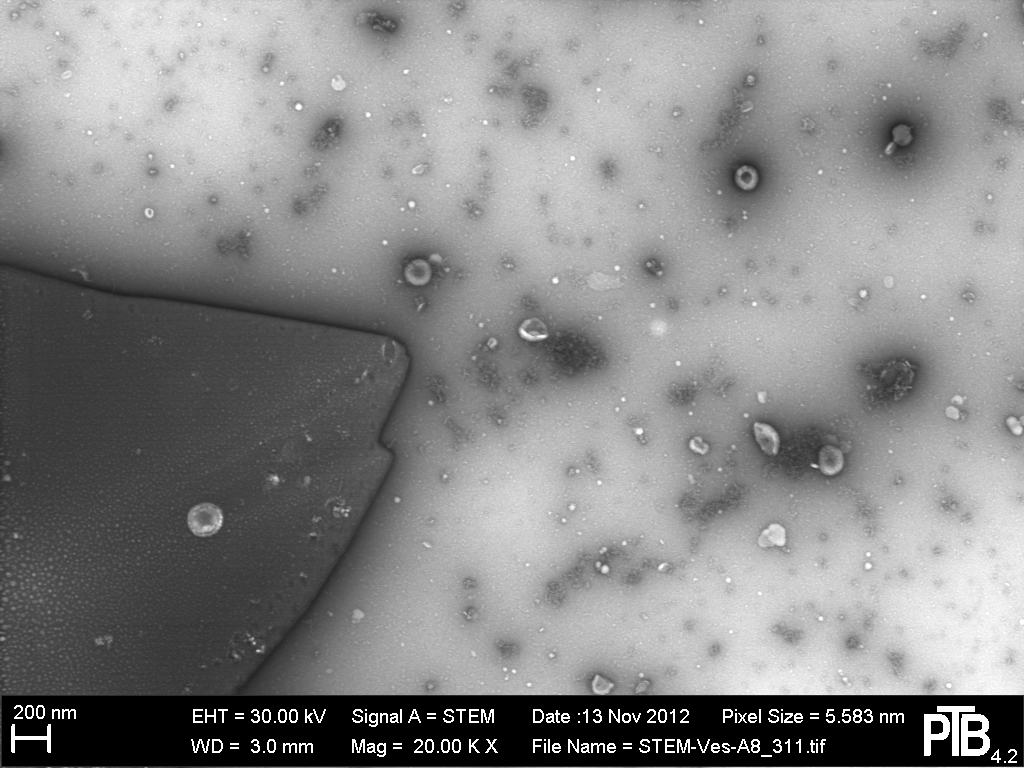
#> input picture example_tsem_image.tiff, 1024 x 768 px
$ python -i vesclas0.py   (imports and definitions only)   (Python 2 division)   (older library calls are emulated)
#> lines starting #> are read from the running program, lines starting #| are printed output that depends on the picture; after the words box and inside, x2 and y2 are one past the last pixel; in counts of white or black regions, pixels touching at a corner belong together
#> further down, picture is the input picture: shape (768, 1024, 3); min 0, max 255, mean 135.8
'''
    VesClas v. 0.01 - detects and measures round donut-shaped microvesicle
    features from TSEM images of extracellular miocrovesicles.
    Copyright (C) 2015  Petr Cizmar

    This program is free software: you can redistribute it and/or modify
    it under the terms of the GNU General Public License as published by
    the Free Software Foundation, either version 3 of the License, or
    (at your option) any later version.

    This program is distributed in the hope that it will be useful,
    but WITHOUT ANY WARRANTY; without even the implied warranty of
    MERCHANTABILITY or FITNESS FOR A PARTICULAR PURPOSE.  See the
    GNU General Public License for more details.

    You should have received a copy of the GNU General Public License
    along with this program.  If not, see <http://www.gnu.org/licenses/>.
'''

import cv2, cv, sys, numpy as np
import math as m
import matplotlib
#matplotlib.use('Qt4Agg')
import matplotlib.pyplot as plt
from scipy.optimize import fmin
import string

## TWEAK THESE PARAMETERS TO SUIT YOUR IMAGES ##
DEBUG = 0

R_MAX=200 #default 100
BLUR=2.5 #2.5
DCT_ZERO_RAD=500 #default 500
MIN_GRADIENT=8 #default 8
MIN_BELOW_MAX=0.9 #default 0.9 (= minumim must be lower than 90% of maximum)
SCANSTEP=7 #default 7
RAY_STEP=0.5 #default 0.5
MAX_CIRCLE_ERROR=0.8
CROP_BOTTOM = 74 # default 74

MASK_MIN_DIFF=40 # default 40
MASK_OVERDRIVE=10

#SCANNING='no'
SCANNING='yes'

debname='image'

#debug functions
#{{{
# [1 line not run here, left out]
# [7 lines left out: function dbank, not called in this run]

dcounter=0
# [205 lines left out: functions dimage, interploated_value, cast_ray, circ_err, fit_circle, find_border and 4 more, not called in this run]
###############################################################}}}
def calculate_mask(img):#{{{
# Threshold
  trsh = np.empty(img.shape, img.dtype)
  cv2.threshold(img, 1.3*img.mean(), 1, cv2.THRESH_BINARY, trsh)

  min_diff = MASK_MIN_DIFF

  mask = np.zeros(img.shape, 'uint8')
  sblx = cv2.Sobel(img, -1, 1, 0)
  print sblx.max()
#| 255
  print sblx.min()
#| 0
  thsblxl = np.empty(sblx.shape, sblx.dtype)
  thsblxr = np.empty(sblx.shape, sblx.dtype)
  cv2.threshold(sblx, min_diff, 1, cv2.THRESH_BINARY, thsblxl)
  cv2.threshold(-sblx, min_diff, 1, cv2.THRESH_BINARY, thsblxr)
  xcandidatess = np.uint8(thsblxl) & np.uint8(trsh)
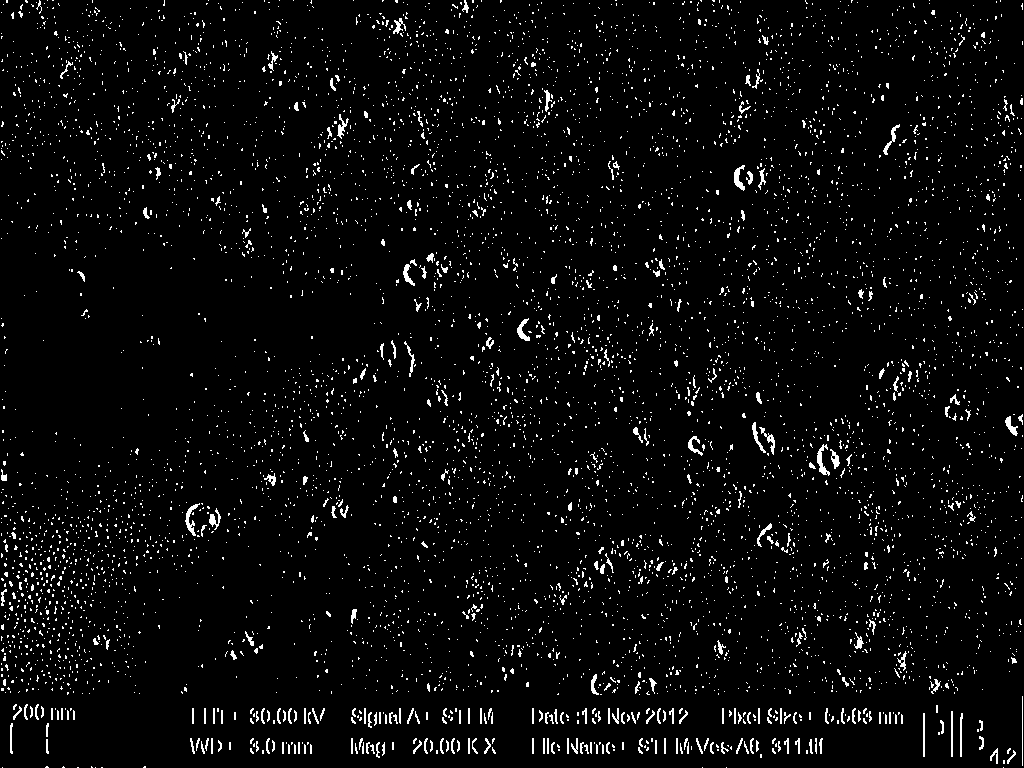
#> thsblxl: shape (768, 1024, 3); values 0 (black) and 1 (white), 3.9% white in thin lines or dots
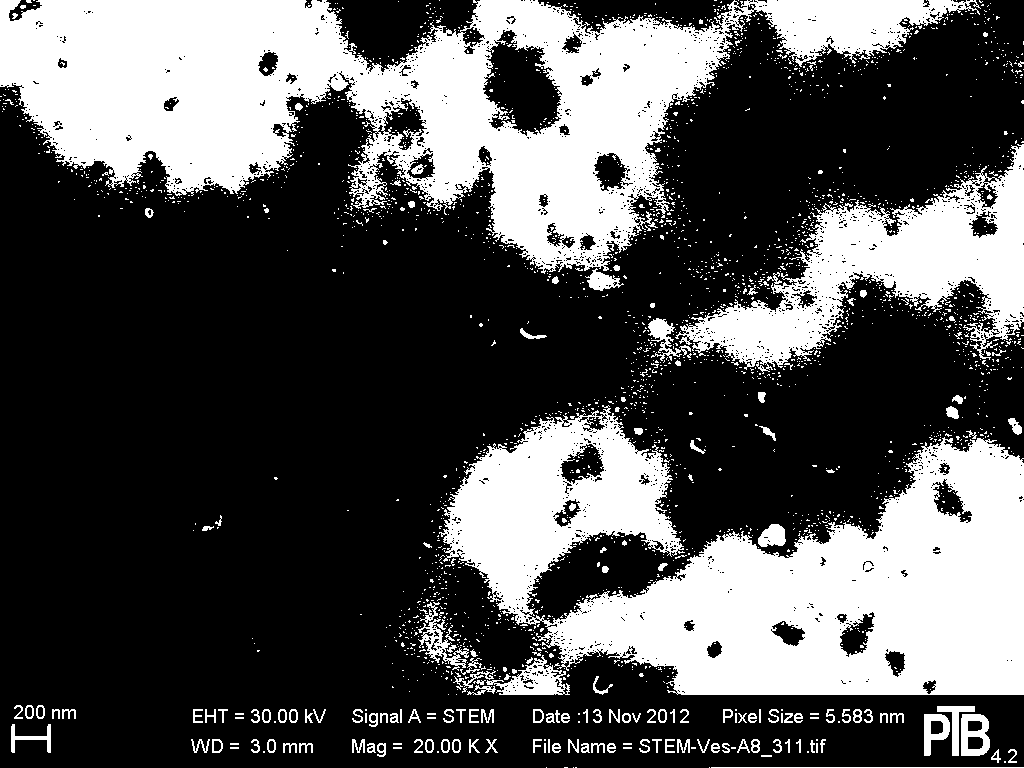
#> trsh: shape (768, 1024, 3); values 0 (black) and 1 (white), 32.7% white; 2563 white regions (2401 under 20 px), largest, box (x1, y1, x2, y2) and area: (0, 0, 981, 274) 112349, (439, 405, 1024, 695) 94645, (675, 144, 1024, 374) 28119
  xcandidatesk = np.uint8(thsblxr) & np.uint8(trsh)
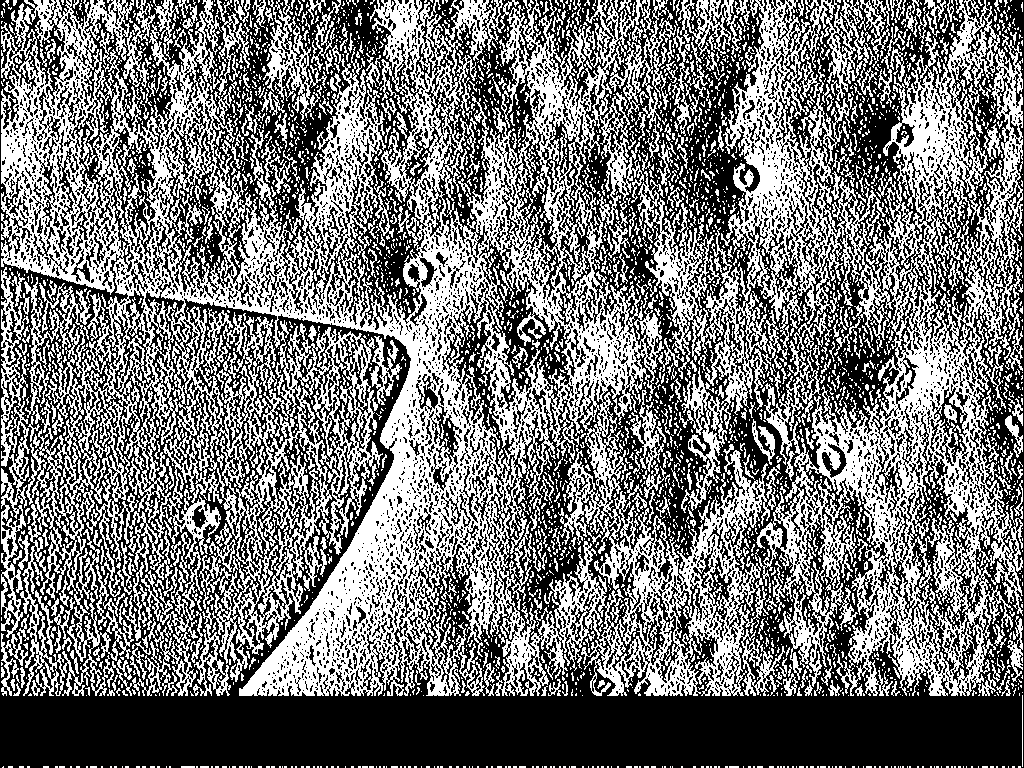
#> thsblxr: shape (768, 1024, 3); values 0 (black) and 1 (white), 46% white in thin lines or dots

  sbly = cv2.Sobel(img, -1, 0, 1)
  thsblyl = np.empty(sbly.shape, sbly.dtype)
  thsblyr = np.empty(sbly.shape, sbly.dtype)
  cv2.threshold(sbly, min_diff, 1, cv2.THRESH_BINARY, thsblyl)
  cv2.threshold(-sbly, min_diff, 1, cv2.THRESH_BINARY, thsblyr)
  ycandidatess = np.uint8(thsblyl) & np.uint8(trsh)
#> ycandidatess: shape (768, 1024, 3); values 0 (black) and 1 (white), 1.6% white in thin lines or dots
#> thsblyl: shape (768, 1024, 3); values 0 (black) and 1 (white), 5.3% white in thin lines or dots
  ycandidatesk = np.uint8(thsblyr) & np.uint8(trsh)
#> ycandidatesk: shape (768, 1024, 3); values 0 (black) and 1 (white), 15.5% white in thin lines or dots
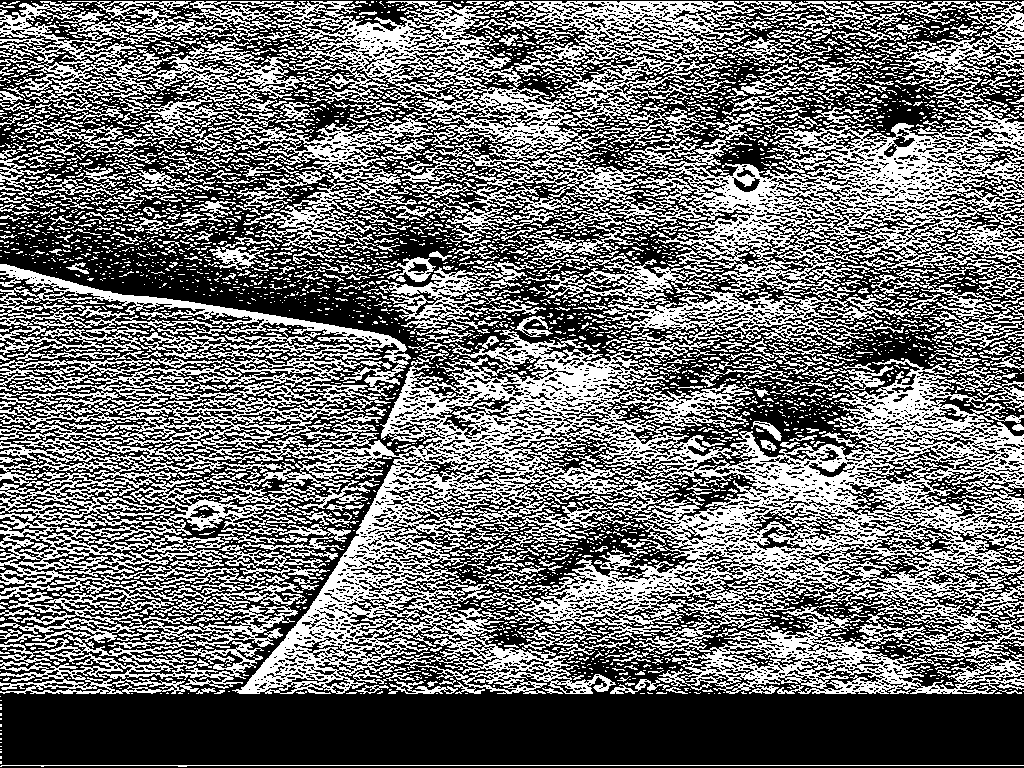
#> thsblyr: shape (768, 1024, 3); values 0 (black) and 1 (white), 43.6% white in thin lines or dots

  candidates = (xcandidatess | ycandidatess | xcandidatesk | ycandidatesk)
#> candidates: shape (768, 1024, 3); values 0 (black) and 1 (white), 24.1% white; 2994 white regions (2854 under 20 px), largest, box (x1, y1, x2, y2) and area: (0, 0, 972, 271) 81172, (536, 437, 1024, 695) 53739, (675, 144, 1024, 369) 20575
  kernel = cv2.getStructuringElement(cv2.MORPH_ELLIPSE,(2,2))
  candidates = cv2.erode(candidates,kernel)
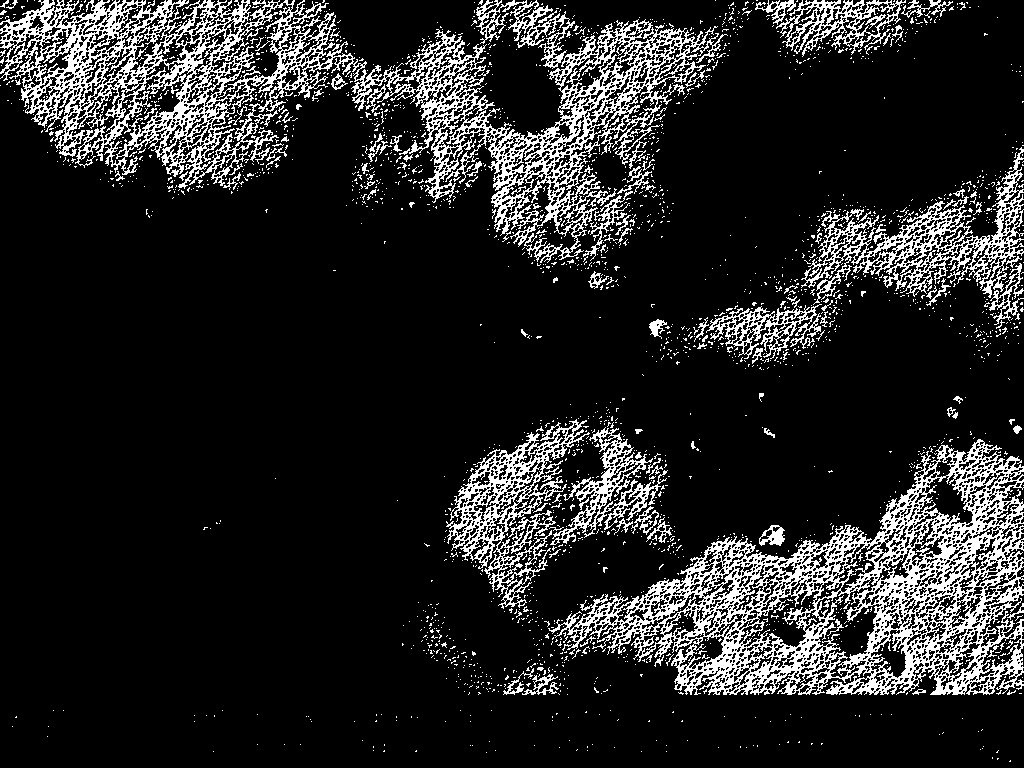
#> candidates: shape (768, 1024, 3); values 0 (black) and 1 (white), 14.6% white in thin lines or dots
#search for contours
#> (the run stopped early here; a loop or call above may not have finished)
